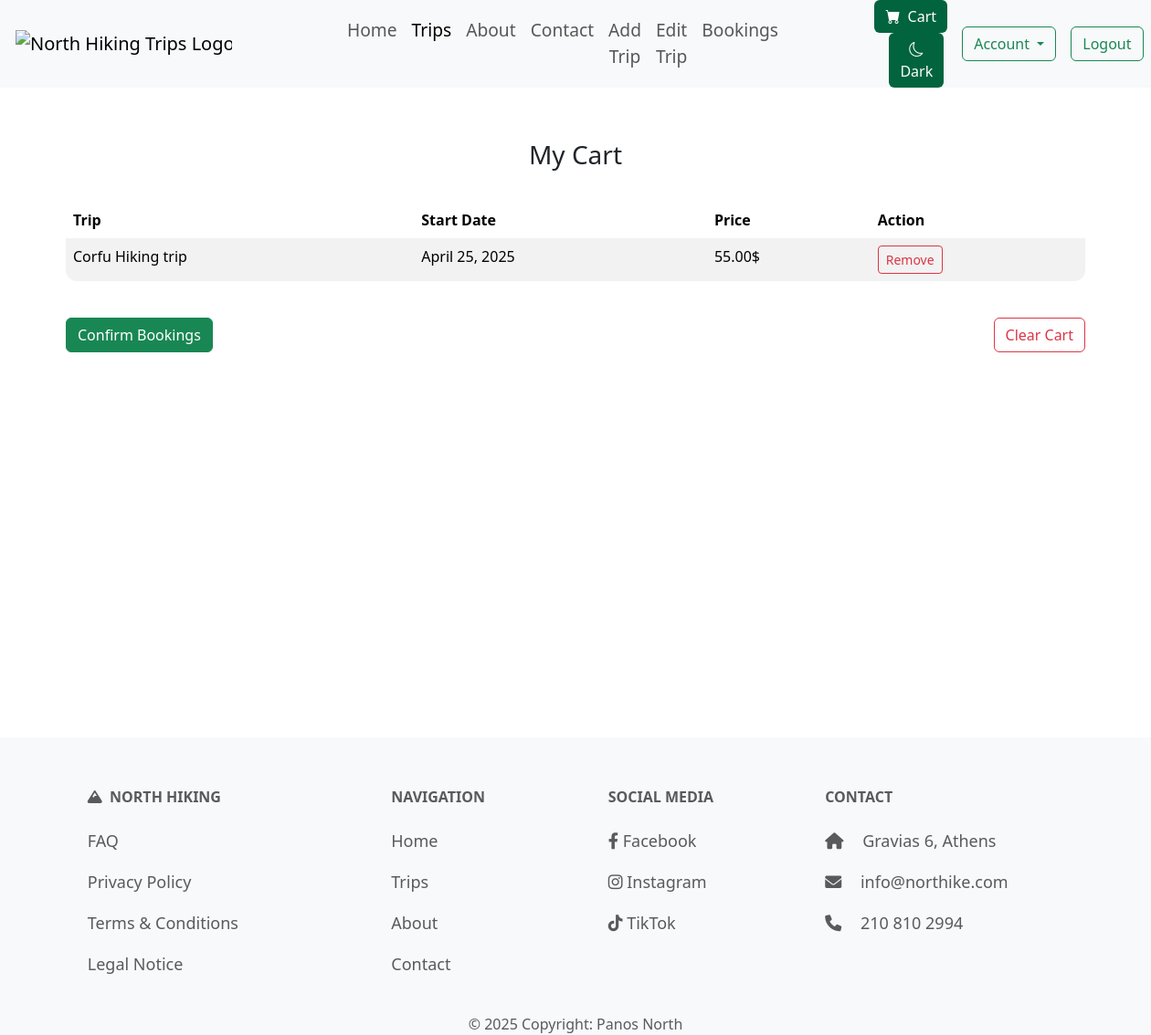
/trips/my-cart/ (signed in), run on the app's committed database.
### trips/models.py (models this page shows, shortened)
class CartItem(models.Model):
    user = models.ForeignKey(User, on_delete=models.CASCADE, related_name='cart_items')
    trip = models.ForeignKey(Trip, on_delete=models.CASCADE, related_name='carted_by')
    added_at = models.DateTimeField(auto_now_add=True)
    class Meta:
        unique_together = ('user', 'trip')

class Trip(models.Model):
    DIFFICULTY_LEVELS = [
        ('Easy', 'Easy'),
        ('Moderate', 'Moderate'),
        ('Hard', 'Hard'),
        ('Extreme', 'Extreme')
    ]
    TERRAIN_TYPES = [
        ('Forest', 'Forest'),
        ('Mountain', 'Mountain'),
        ('Beach', 'Beach'),
        ('Urban', 'Urban'),
    ]
    title = models.CharField(max_length=60, unique=True)
    location = models.CharField(max_length=40)
    difficulty = models.CharField(max_length=10, choices=DIFFICULTY_LEVELS)
    distance = models.DecimalField(max_digits=5, decimal_places=1, validators=[MinValueValidator(0), MaxValueValidator(1000000)])
    terrain = models.CharField(max_length=20, choices=TERRAIN_TYPES)
    price = models.DecimalField(max_digits=8, decimal_places=2, validators=[MinValueValidator(0)])
    start_date = models.DateField(validators=[validate_future_date])
    end_date = models.DateField(validators=[validate_future_date])
    altitude_difference = models.PositiveIntegerField(validators=[MinValueValidator(1)])
    hiking_duration = models.PositiveIntegerField(validators=[MinValueValidator(1)])
    max_participants = models.PositiveIntegerField(validators=[MinValueValidator(1), MaxValueValidator(99)])
    description = models.TextField(max_length=500)
    image = models.ImageField(default='default.png', blank=True, null=True)
    guide = models.ForeignKey('Guide', on_delete=models.SET_NULL, null=True, blank=True, related_name='trip_guides'
    )
    slug = models.SlugField(unique=True, null=True, blank=True, editable=False)

### trips/views.py (the view)
# urls.py: path('my-cart/', views.cart_view, name='cart'),
@login_required
def cart_view(request):
    cart_items = CartItem.objects.filter(user=request.user)
    return render(request, 'trips/cart.html', {'cart_items': cart_items})

### trips/context_processors.py (called while the page is built)
def cart_item_count(request):
    if request.user.is_authenticated:
        count = CartItem.objects.filter(user=request.user).count()
        return {'cart_item_count': count}
    return {'cart_item_count': 0}

### trips/templates/trips/cart.html (shortened to what this page needs)
{% extends "layout.html" %}
{% block content %}
<div class="margin30 short-layout-body">
<section class="container short-layout-wrapper my-4">
    <h2 class="normal_title">My Cart</h2>
    {% if cart_items %}
        <table class="table table-hover table-striped table-borderless roundtable">
            <thead>
                <tr>
                    <th>Trip</th>
                    <th>Start Date</th>
                    <th>Price</th>
                    <th>Action</th>
                </tr>
            </thead>
            <tbody>
                {% for item in cart_items %}
                    <tr>
                        <td>{{ item.trip.title }}</td>
                        <td>{{ item.trip.start_date }}</td>
                        <td>{{ item.trip.price }}$</td>
                        <td>
                            <form action="{% url 'trips:remove-from-cart' item.id %}" method="post">
                                <button class="btn btn-sm btn-outline-danger">Remove</button>
                            </form>
                        </td>
                    </tr>
                {% endfor %}
            </tbody>
        </table>
        <div class="d-flex justify-content-between align-items-center my-4">
            <a href="{% url 'trips:confirm-bookings' %}" class="btn btn-success">
                Confirm Bookings
            </a>
            <form action="{% url 'trips:clear-cart' %}" method="post" class="mb-0">
                <button type="submit" class="btn btn-outline-danger" onclick="return confirm('Are you sure you want to remove all items from your cart?');">
                    Clear Cart
                </button>
            </form>
        </div>
    {% else %}
    <div class="d-flex justify-content-center">
        <p>There is nothing to view, your cart is empty.</p>
    </div>
    {% endif %}
</section>
</div>
{% endblock %}

### static/css/styles.css (style rules this page uses)
h2 { font-size: 28px; margin-bottom: 15px; }
a { color: #009a3e; ; }
.normal_title { text-align: center; margin-top: 3%; margin-bottom: 3%; }
.margin30 { margin-left: 30%; margin-right: 30%; }
::placeholder { color: #6c757d; }
.roundtable { border-radius: 12px; overflow: hidden; }
.short-layout-body { height: 100%; margin: 0; }
.short-layout-wrapper { min-height: 80vh; display: flex; flex-direction: column; }

### data on the page
CartItem: trip "Corfu Hiking trip", trip.start_date "April 25, 2025", trip.price "55.00"
